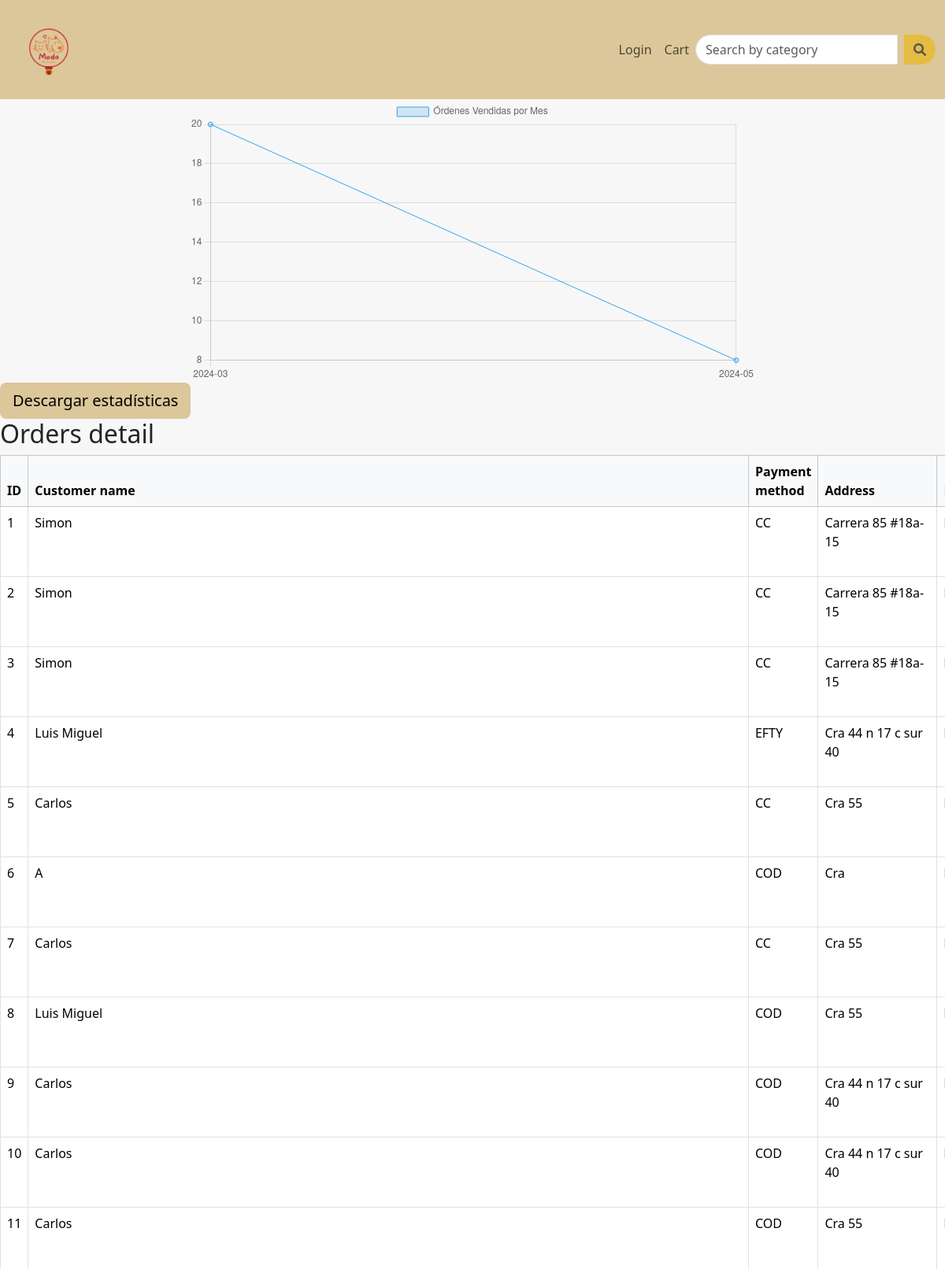
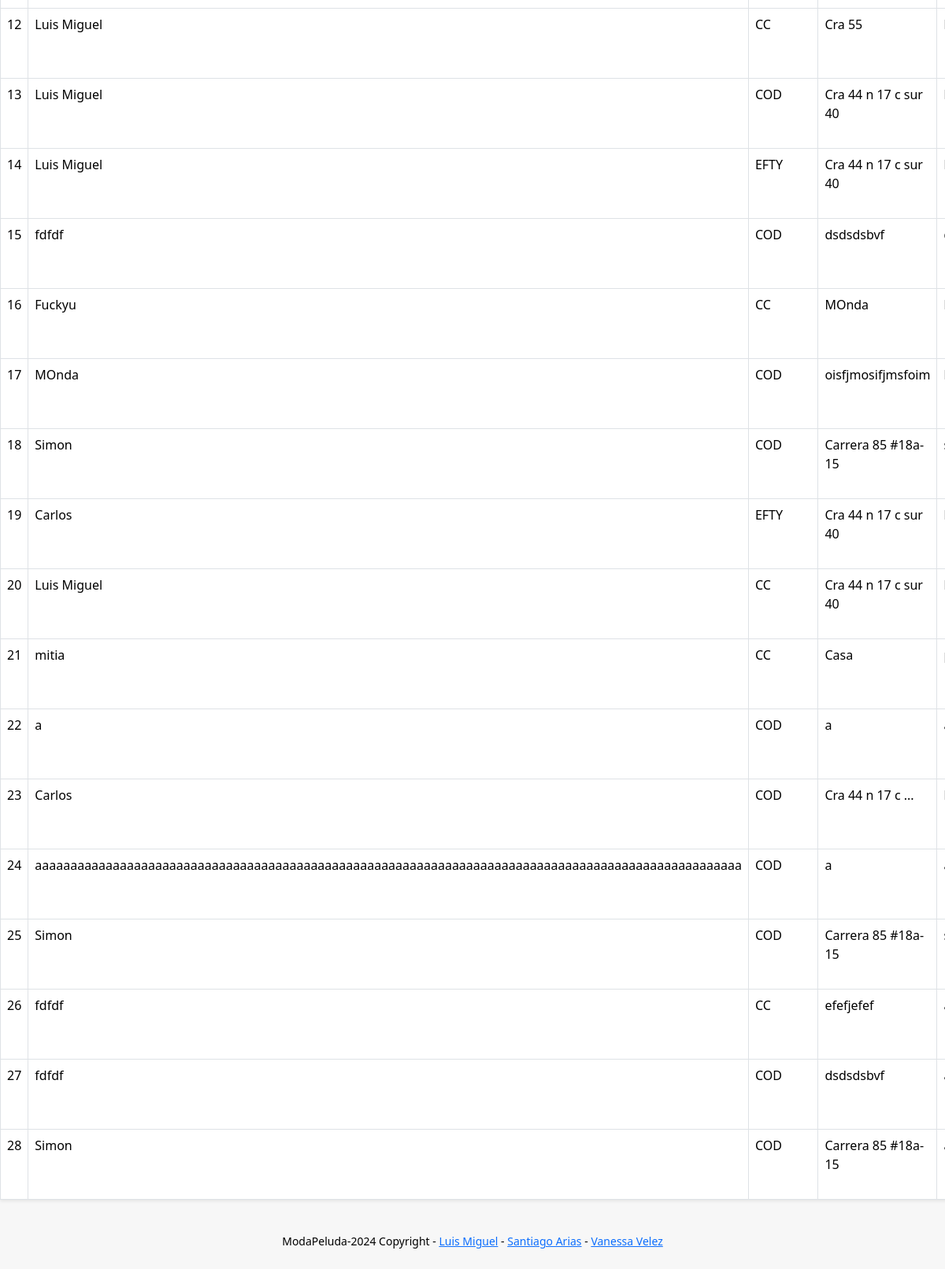
Page /checkout/statistics on the earlier database version (2 pictures, top to bottom).
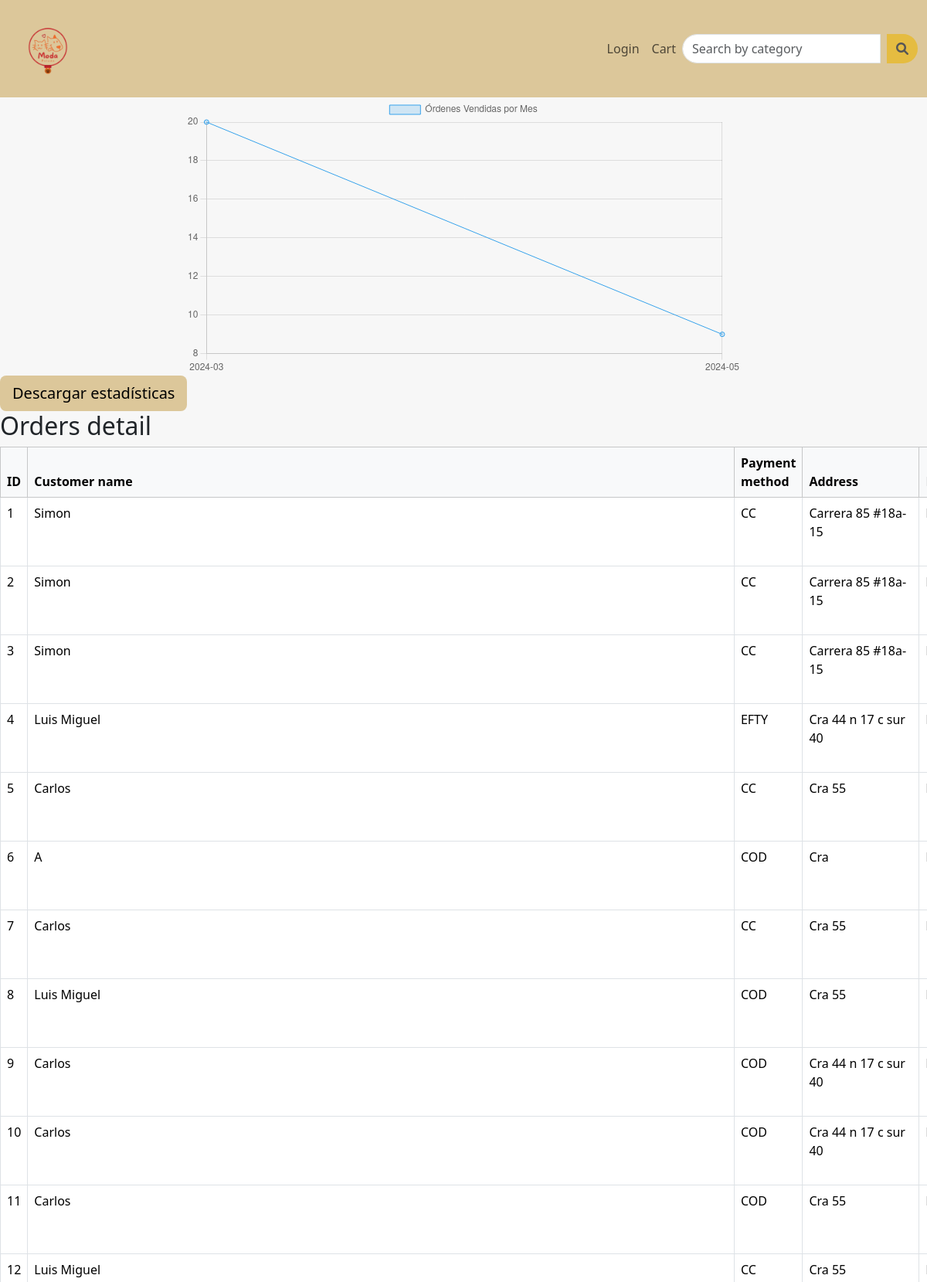
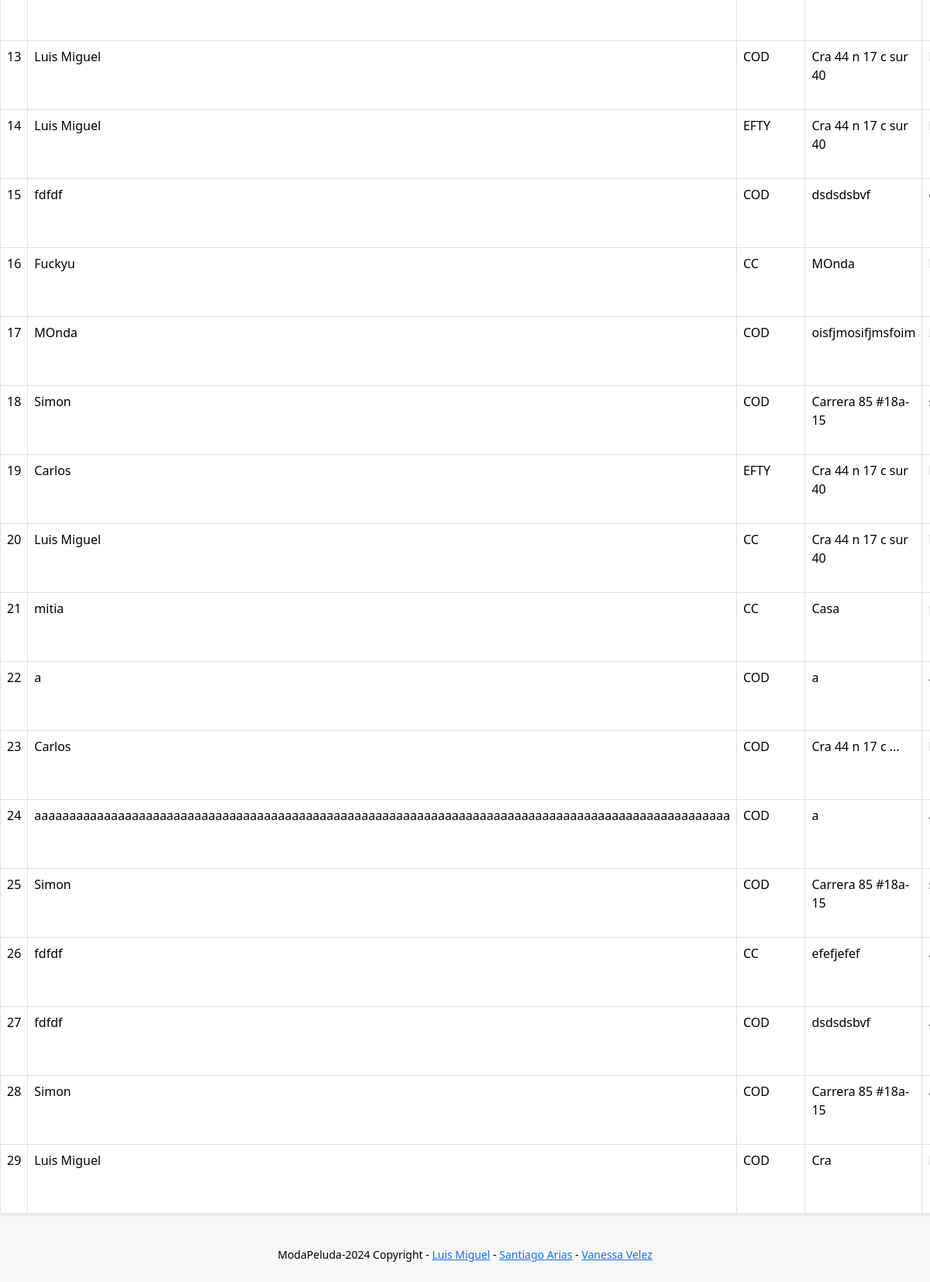
Same page on the later database version (2 pictures, top to bottom).
### orders/models.py (models this page shows, shortened)
class Order(models.Model):
    PAYMENT_TYPE_CHOICES = [
        ('COD', 'Contraentrega'),
        ('CC', 'Tarjeta de Crédito'),
        ('EFTY', 'Efecty'),
    ]
    customer_name = models.CharField(max_length=100, verbose_name="Nombre del Cliente")
    payment_type = models.CharField(max_length=4, choices=PAYMENT_TYPE_CHOICES, verbose_name="Tipo de Pago")
    address = models.CharField(max_length=255, verbose_name="Dirección")
    email = models.EmailField(verbose_name="Correo Electrónico")
    products = models.ManyToManyField('products.Product', verbose_name="Productos en el Carrito")
    date = models.DateTimeField(auto_now_add=True, verbose_name="Fecha de la Orden")

### orders/views.py (the view)
# urls.py: path('checkout/statistics', orderViews.view_stadistics,name='stadistics'),
def view_stadistics(request):
    orders_per_month = Order.objects.annotate(month=TruncMonth('date')).values('month').annotate(total=Count('id')).order_by('month')
    months = [order['month'].strftime("%Y-%m") for order in orders_per_month]
    totals = [order['total'] for order in orders_per_month]
    all_orders = Order.objects.all().values('id', 'customer_name', 'payment_type', 'address', 'email', 'date')
    for order in all_orders:
        order['date'] = order['date'].strftime("%Y-%m-%d %H:%M:%S")
    screenshot_script = ScreenshotService.capture_screenshot_script("statisticsContainer")
    context = {
        'months': json.dumps(months, cls=DjangoJSONEncoder),
        'totals': json.dumps(totals, cls=DjangoJSONEncoder),
        'orders': all_orders,
        'screenshot_script': screenshot_script,
    }
    return render(request, 'orders/order_stadistics.html', context)

### orders/services.py (called while the page is built)
    @staticmethod
    def capture_screenshot_script(element_id):
        return f"""
        html2canvas(document.getElementById('{element_id}')).then(function(canvas) {{
            var a = document.createElement('a');
            a.href = canvas.toDataURL('image/png');
            a.download = 'screenshot.png';
            a.click();
        }});
        """

### templates/orders/order_stadistics.html (shortened to what this page needs)
{% extends 'base.html' %}
{% load i18n %}
{% load static %}
{% block content %}
<!DOCTYPE html>
<html>
<head>
</head>
<body>
    <div id="statisticsContainer" style="width: 60%; margin: auto;">
        <canvas id="salesChart"></canvas>
    </div>
    <button class="btn btn-lg btn-primary btn-block" style="background-color: #dcc79a; color: #000; border: none;" onclick="{{ screenshot_script }}">
        {% translate "Descargar estadísticas" %}
    </button>
    <script>
        var months = JSON.parse('{{ months|safe }}');
        var totals = JSON.parse('{{ totals|safe }}');
        var ctx = document.getElementById('salesChart').getContext('2d');
        var salesChart = new Chart(ctx, {
            type: 'line',
            data: {
                labels: months,
                datasets: [{
                    label: 'Órdenes Vendidas por Mes',
                    data: totals,
                    backgroundColor: 'rgba(54, 162, 235, 0.2)',
                    borderColor: 'rgba(54, 162, 235, 1)',
                    borderWidth: 1
                }]
            },
            options: {
                scales: {
                    yAxes: [{
                        ticks: {
                            beginAtZero: true
                        }
                    }]
                }
            }
        });
        function downloadStatistics() {
            html2canvas(document.getElementById("statisticsContainer")).then(function(canvas) {
                var a = document.createElement('a');
                a.href = canvas.toDataURL("image/png");
                a.download = 'estadisticas-ordenes.png';
                a.click();
            });
        }
    </script>
    <h2>{% translate "Detalle de ordenes" %}</h2>
    <div class="table-responsive">
        <table class="table table-bordered table-hover shadow-sm">
            <thead class="table-light">
                <tr>
                    <th>{% translate "ID" %}</th>
                    <th>{% translate "Nombre del cliente" %}</th>
                    <th>{% translate "Tipo de pago" %}</th>
                    <th>{% translate "Dirección" %}</th>
                    <th>{% translate "Correo electronico" %}</th>
                </tr>
            </thead>
            <tbody>
                {% for order in orders %}
                <tr>
                    <td>{{ order.id }}</td>
                    <td>{{ order.customer_name }}</td>
                    <td>{{ order.payment_type }}</td>
                    <td>{{ order.address }}</td>
                    <td>{{ order.email }}</td>
                </tr>
                {% endfor %}
            </tbody>
        </table>
    </div>
</body>
</html>
{% endblock %}

Differences in the rows shown:
added Order: id "29", customer_name "Luis Miguel", payment_type "COD", address "Cra"
Other differences:
chart data {{ totals|safe }}: [20, 8] → [20, 9]
